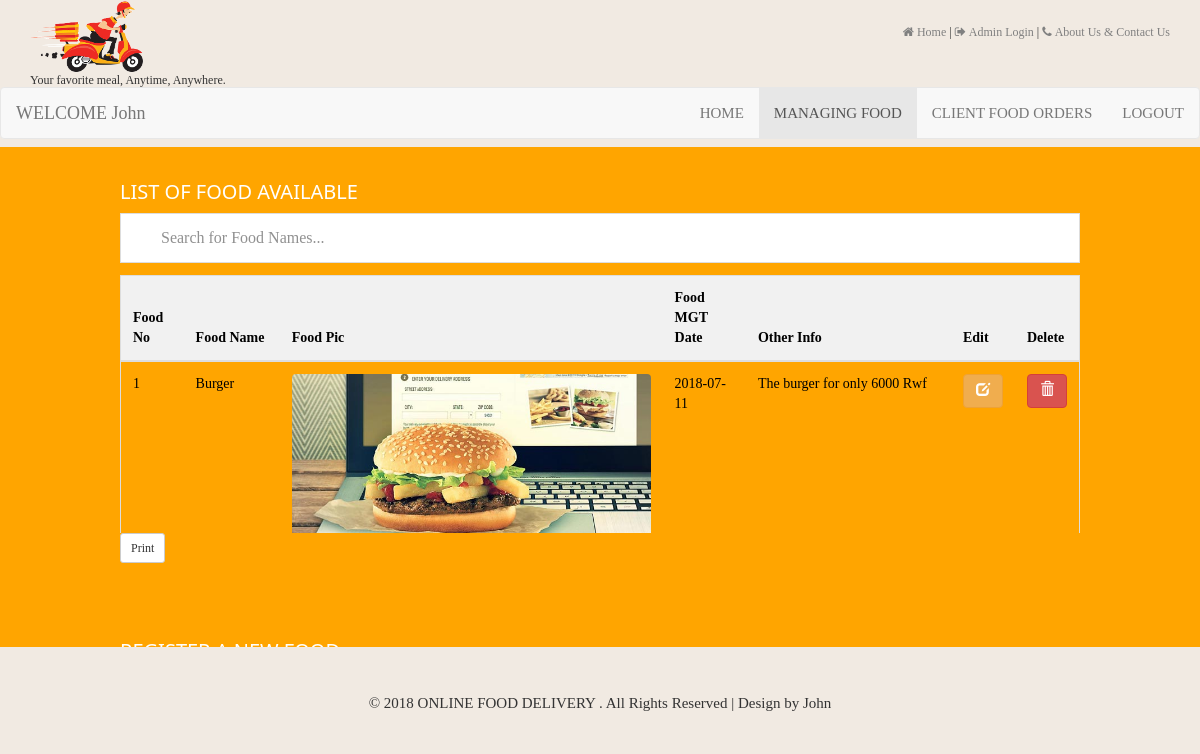
The page /food.php (signed in) on the database its author committed.
### tables this page shows
CREATE TABLE `food` (
  `food_no` int(11) NOT NULL,
  `food_name` varchar(700) DEFAULT NULL,
  `food_pic` blob,
  `food_mgt_date` date DEFAULT NULL,
  `other_info` mediumtext
);

### food.php (the view, shortened to what this page needs)
<!DOCTYPE html>
<?php
include "config/config.php";
?>
<?php
if(isset($_SESSION['adminuser']) == false){
    header("Location:Home.php");
}else{
    ?>
<html lang="en">
<head>
        <link rel="stylesheet" type="text/css" href="css/bootstrap.css">
        <link rel="stylesheet" type="text/css" href="css/bootstrap.min.css">
        <link rel="stylesheet" type="text/javascript" href="js/bootstrap.js">
        <link rel="stylesheet" type="text/javascript" href="js/bootstrap.min.js">
        <link rel="stylesheet" type="text/css" href="css/font-awesome.css">
        <link rel="stylesheet" type="text/css" href="css/font-awesome1.css">
        <link rel="stylesheet" type="text/css" href="css/font-awesome.min.css">
        <link rel="stylesheet" type="text/css" href="css/w3.css">
        <link rel="stylesheet" type="text/css" href="css/w33.css">
        <link rel="stylesheet" type="text/css" href="css/Mycss.css">
</head>
<body>
<div class="container">
<div style="float:right;margin-top:2%;font-size:80%;">
<a href="home.php"><p class="fa fa-home" style="font-size:100%;color:grey;cursor:pointer;"> Home</p></a> | <a href="login.php"><p class="fa fa-sign-out" style="font-size:100%;color:grey;cursor:pointer;"> Admin Login</p></a> | <a href="aboutus.php"><p class="fa fa-phone" style="font-size:100%;color:grey;cursor:pointer;"> About Us & Contact Us</p></a>
</div>
<img src="images/1.png" alt="" style="max-width:10%;">
<p style="font-size:80%;margin-top:0.2%;margin-left:0%;font-family:Monotype Corsiva;">Your favorite meal, Anytime, Anywhere.</p>
</div>
<div class="header-nav" style="margin-top:-1%;">
						<nav class="navbar navbar-default">
							<div class="navbar-header navbar-left">
                                <a class="navbar-brand" href="#page-top" style="">WELCOME <?PHP print $_SESSION["adminuser"];?></a>
							</div>
							<div class="collapse navbar-collapse navbar-right" id="bs-example-navbar-collapse-1">
								<nav>
									<ul class="nav navbar-nav">
                                    <li><a href="adminpage.php"><span>HOME</span></a></li>
                                        <li class="active"><a href="food.php"><span>MANAGING FOOD</span></a></li>
										<li><a href="orders.php"><span>CLIENT FOOD ORDERS</span></a></li>
                                        <li><a href="?sign=out" id="logout"><span>LOGOUT</span></a></li>
									</ul>
								</nav>
							</div>
						</nav>
					</div>
<div class="fdiv" style="height:500px;">
    <div  style="background-color: orange;background-size: cover;height: 500px;margin-top: -1%;overflow:auto;padding:2% 10% 2% 10%">
<div class="" style="">
 <h4 style="color:white;">LIST OF FOOD AVAILABLE</h4>
<div style="height:320px;overflow:auto;">
<input type="text" id="Search" onkeyup="mySearchFunction1()" placeholder="Search for Food Names..." title="Type in a Food Name">
<form method="POST" action="">
<table class="table table-hover" id="Tb1" style="color:black;font-size:14px;">
<thead>
<tr class="header">
 <th>Food No</th>
 <th>Food Name</th>
 <th>Food Pic</th>
 <th>Food MGT Date</th>
 <th>Other Info</th>
 <th>Edit</th>
 <th>Delete</th>
</tr>
</thead>
<tbody>
<?php
$sql="SELECT * from food";
$result=$conn->query($sql);
$a=1;
while ($row = $result->fetch_assoc()) {
 $id1="Mine".$a;
 echo "<tr>";
 echo "<td id='$id1'>". $row['food_no']."</td>";
 echo "<td>". $row['food_name']."</td>";
 echo "<td>";
 ?>
 <img src="food images/<?php echo $row['food_pic']; ?>  " alt="Picture" style="max-width:100%;" class="w3-round" />
 <?php
 echo "</td>";
 echo "<td>". $row['food_mgt_date']."</td>";
 echo "<td>". $row['other_info']."</td>";
 echo "<td>";
     ?>
     <a href='#' onclick="foodupdate('<?php echo $id1 ?>');"><button type='button' class='btn btn-warning'><span class='glyphicon glyphicon-edit'></span></button></a>
     <?php
     echo "</td>";
     echo "<td>";
     ?>
     <a href='#' onclick="fooddelete('<?php echo $id1 ?>','foodmsg3');"><button type='button' class='btn btn-danger'><span class='glyphicon glyphicon-trash'></span></button></a>
     <?php
echo "</td>";
echo "</tr>";
$a++;
}
?>
</tbody>
</table>
</form>
</div>
<input type="submit" style="" class="btn btn-default btn-sm" value="Print" onclick="printDiv('printableArea')">
</div>
<br><br><br>
<div class="" style="" id="fooddiv1">
<h4 style="color:white;">REGISTER A NEW FOOD</h4>
<br>
<br>
<br>
<br>
<br><br><br><br>
</div>
</div>
    </div>
<?php require 'footer.php'; ?>
</body>
</html>
<?php
}
?>

### footer.php (shortened to what this page needs)
<div class="footer-wrap">
      <div class="container">
         <div class="footer" style="margin-top: 4%;margin-bottom:1%;">
         <center>
         © 2018 ONLINE FOOD DELIVERY . All Rights Reserved | Design by John</center></div>
      </div>
    </div>

### css/w3.css (style rules this page uses)
html { box-sizing:border-box }
*,*:before,*:after { box-sizing:inherit }
html { -ms-text-size-adjust:100%;-webkit-text-size-adjust:100% }
body { margin:0 }
article,aside,details,figcaption,figure,footer,header,main,menu,nav,section,summary { display:block }
a { background-color:transparent;-webkit-text-decoration-skip:objects }
img { border-style:none }
button,input,select,textarea { font:inherit;margin:0 }
button,input { overflow:visible }
button,select { text-transform:none }
button,html [type=button],[type=reset],[type=submit] { -webkit-appearance:button }
html,body { font-family:Verdana,sans-serif;font-size:15px;line-height:1.5 }
html { overflow-x:hidden }
h4 { font-size:20px }
h1,h2,h3,h4,h5,h6 { font-family:"Segoe UI",Arial,sans-serif;font-weight:400;margin:10px 0 }
img { margin-bottom:-5px }
a { color:inherit }
.w3-round,.w3-round-medium { border-radius:4px }

### css/w33.css (style rules this page uses)
*,*:before,*:after { box-sizing:inherit }
html { -ms-text-size-adjust:100%;-webkit-text-size-adjust:100% }
body { margin:0 }
article,aside,details,figcaption,figure,footer,header,main,menu,nav,section,summary { display:block }
a { background-color:transparent;-webkit-text-decoration-skip:objects }
img { border-style:none }
button,input,select,textarea { font:inherit;margin:0 }
button,input { overflow:visible }
button,select { text-transform:none }
button,html [type=button],[type=reset],[type=submit] { -webkit-appearance:button }
html,body { font-family:Verdana,sans-serif;font-size:15px;line-height:1.5 }
html { overflow-x:hidden }
h1,h2,h3,h4,h5,h6,.w3-slim,.w3-wide { font-family:"Segoe UI",Arial,sans-serif }
h4 { font-size:20px }
h1,h2,h3,h4,h5,h6 { font-weight:400;margin:10px 0 }
img { margin-bottom:-5px }
a { color:inherit }
.w3-round,.w3-round-medium { border-radius:4px!important }

### css/Mycss.css (style rules this page uses)
body { font-family: Maiandra GD; background-color:#f1eae2; }
.fdiv { background: url("../images/6.jpg"); background-size: cover; height: 400px; margin-top: -1%; }

### food.php (style rules this page uses)
#Search { width: 100%; font-size: 16px; padding: 12px 20px 12px 40px; border: 1px solid #ddd; margin-bottom: 12px; }
#Tb1 { border-collapse: collapse; width: 100%; border: 1px solid #ddd; font-size: 18px; }
#Tb1 th, #Tb1 td { text-align: left; padding: 12px; }
#Tb1 tr { border-bottom: 1px solid #ddd; }
#Tb1 tr.header, #Tb1 tr:hover { background-color: #f1f1f1; }

### rows shown on the page
food: food_no "1", food_name "Burger", food_pic (picture), food_mgt_date "2018-07-11", other_info "The burger for only 6000 Rwf"

### other values the page prints
$_SESSION["adminuser"] "John"
